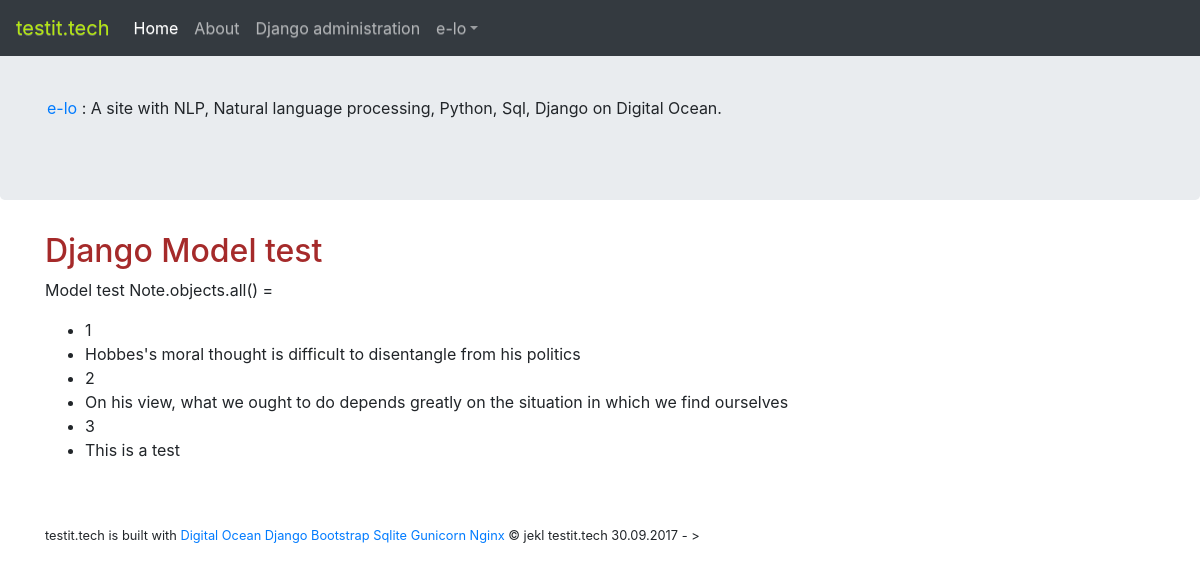
Before: / with the older database file.
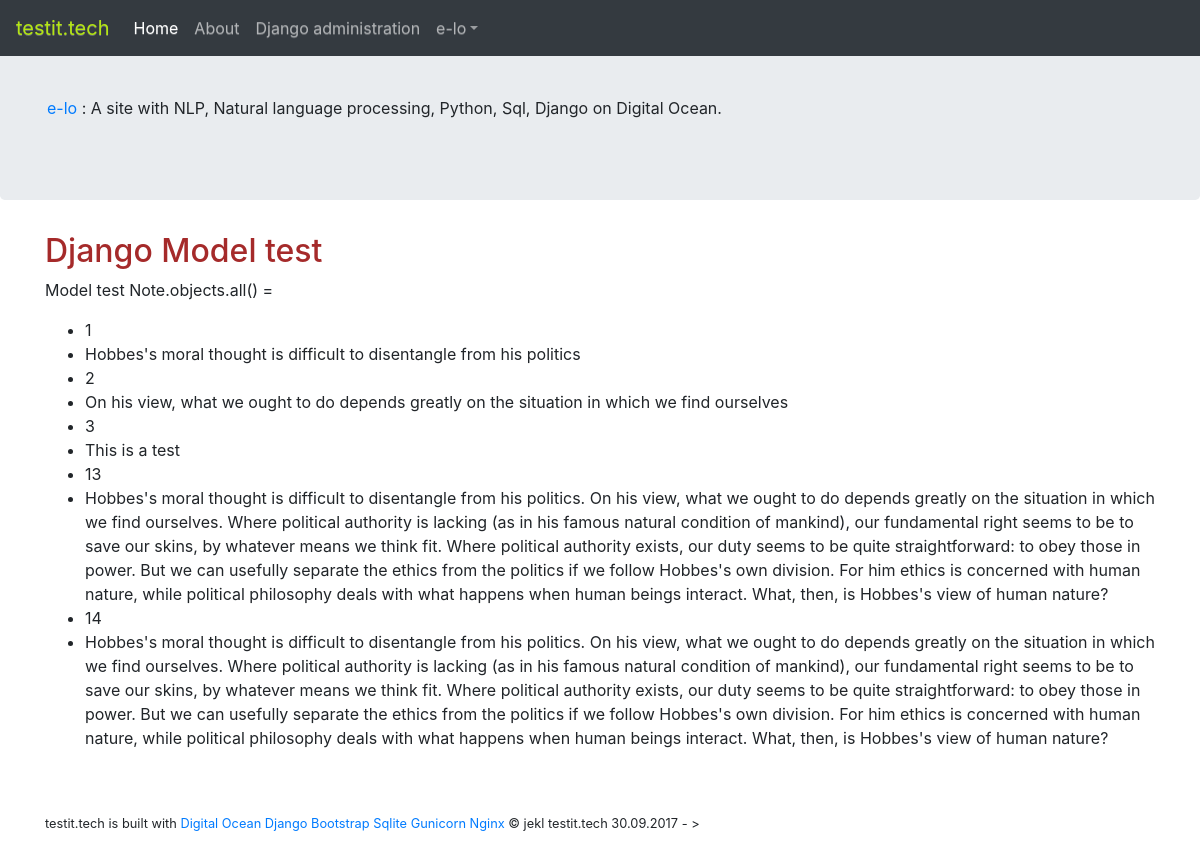
After: the same page with the newer database file.
### elo/models.py (models this page shows)
class Note(models.Model):
    raw_text = models.CharField(max_length = 10000)
    sentences = models.BigIntegerField(default=0)
    def __str__(self):
        return self.raw_text

### elo/views.py (the view)
# urls.py: path("", views.index, name="index"),
def index(request):
    rv = "E-loweb, django admin testit.tech/admin. "
    data = Note.objects.all()
    context = {"data": data}
    rv += format(context)
    return render(request, "elo/index.html", context)

### elo/templates/elo/index.html
{% extends 'elo/base.html' %}
{% block content %}
<h2>Django Model test</h2>
    <p>Model test Note.objects.all() = </p>
    {% if data %}
    <ul>
        {% for d in data %}
        <li>{{ d.id }}</li>
        <li>{{ d.raw_text }}</li>
        {% endfor %}
    </ul>
    {% else %}
    <p>No raw_text</p>
    {% endif %}
{% endblock %}

Changed rows visible on the page:
added Note: id "13", raw_text "Hobbes's moral thought is difficult to disentangle from his politics. On his view, what we ought to do depends greatly on the situation in which we find ourselves. Where political authority is lacking (as in his famous natural condition of mankind), our fundamental right seems to be to save our skins, by whatever means we think fit. Where political authority exists, our duty seems to be quite straightforward: to obey those in power. But we can usefully separate the ethics from the politics if we follow Hobbes's own division. For him ethics is concerned with human nature, while political philosophy deals with what happens when human beings interact. What, then, is Hobbes's view of human…"
added Note: id "14", raw_text "Hobbes's moral thought is difficult to disentangle from his politics. On his view, what we ought to do depends greatly on the situation in which we find ourselves. Where political authority is lacking (as in his famous natural condition of mankind), our fundamental right seems to be to save our skins, by whatever means we think fit. Where political authority exists, our duty seems to be quite straightforward: to obey those in power. But we can usefully separate the ethics from the politics if we follow Hobbes's own division. For him ethics is concerned with human nature, while political philosophy deals with what happens when human beings interact. What, then, is Hobbes's view of human…"
